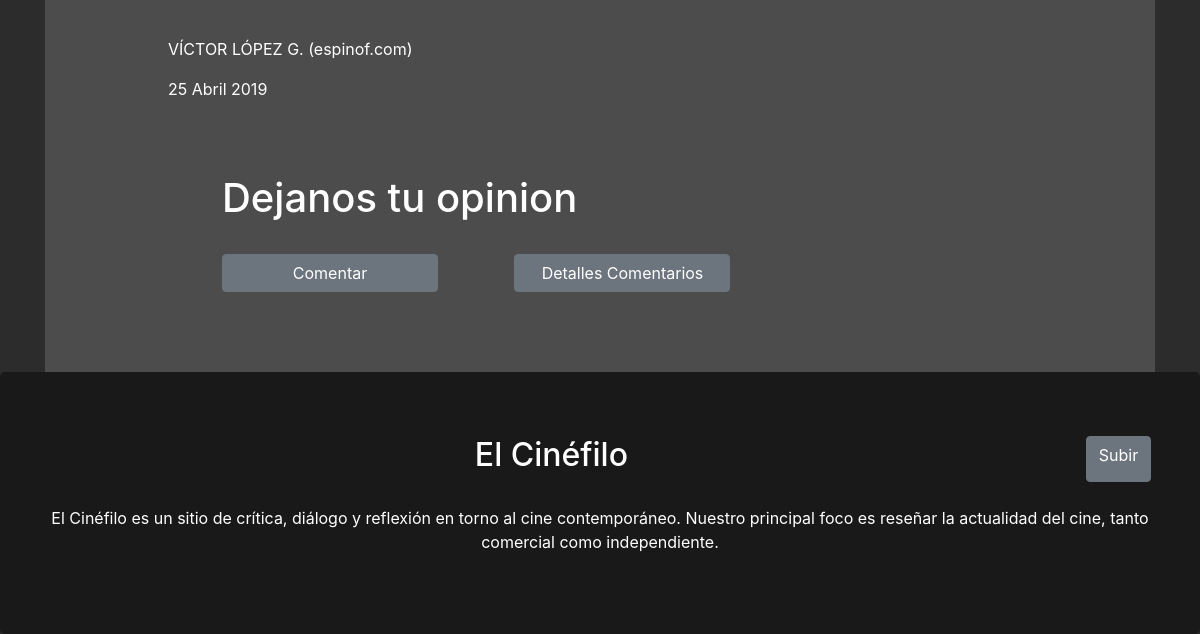
The page /peliculas/endgame/ (lower part) on the database as committed earlier.
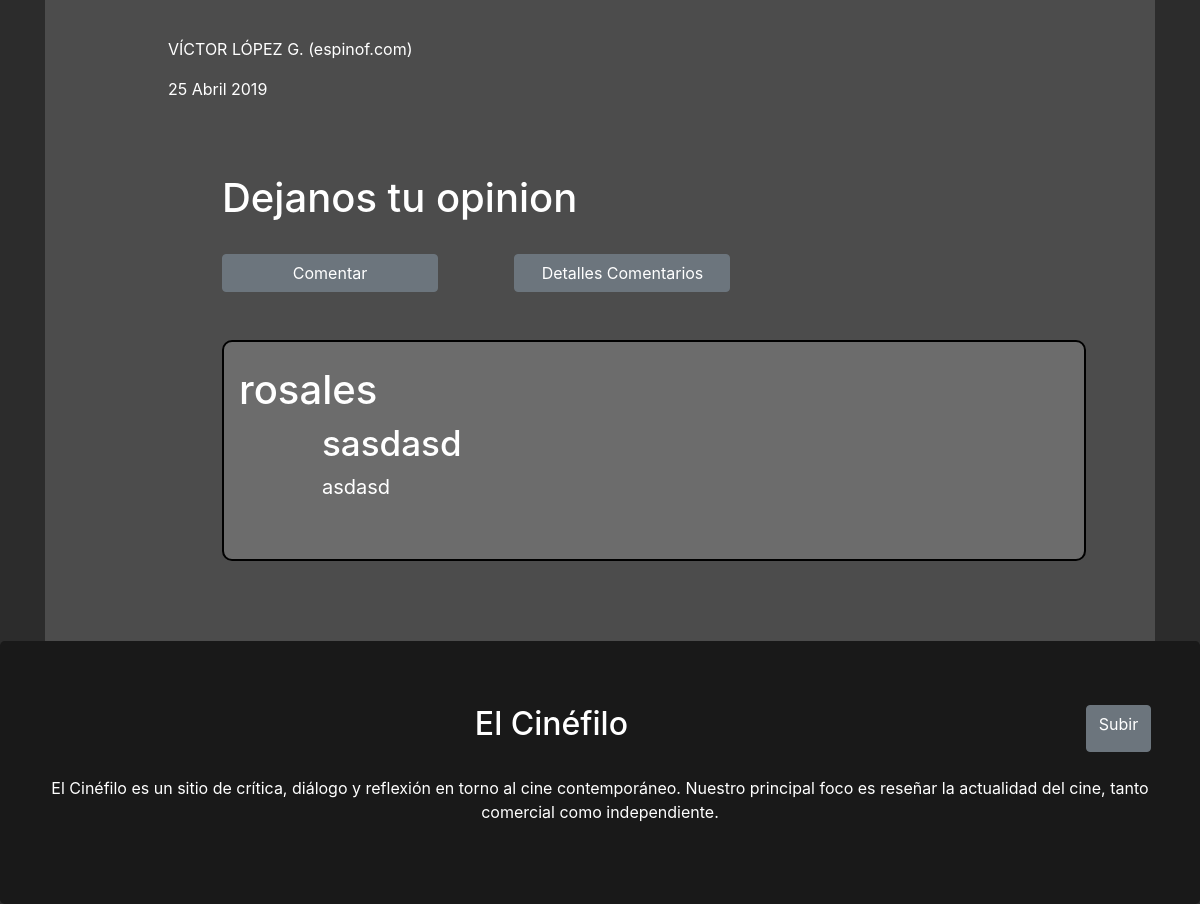
The same page on the database as committed later.
### peliculas/models.py (models this page shows, shortened)
class ComentarioEndgame(models.Model):
    id = models.AutoField(primary_key=True,unique=True)
    descripcion = models.CharField(max_length=50)
    comentario = models.TextField(max_length=1000)
    fecha = models.DateField(null=True, blank=True)
    usuario = models.ForeignKey(User, on_delete = models.CASCADE)
    class Meta:
        ordering = ['fecha']

### peliculas/views.py (the view)
# urls.py: path('endgame/', views.endgame, name='endgame'),
def endgame(request):
    comentario=ComentarioEndgame.objects.all()
    return render(
        request,
        'endgame.html',
        context={'comentario':comentario},
    )

### peliculas/templates/endgame.html (shortened to what this page needs)
{% extends "base_generic.html" %}
{% block content %}
{% load static %}
	<div class="cuerpo container">
			<br>
			<br>
			<br>
			<br>
			<h2 class="titulos">Como cantaban Radiohead, ‘No Surprises’</h2><br>
			<img class="tamaño-imagenes" src="{% static 'img/tony.jpg' %}"><br>
			<br>
			<br>
			<img class="tamaño-imagenes" src="{% static 'img/maquina-guerra.jpg' %}"><br>
			<br>
			<br>
			<h2 class="titulos">El corazón del héroe</h2><br>
			<img class="tamaño-imagenes" src="{% static 'img/capitan.jpg' %}"><br>
			<br>
			<br>
			<br>
			<img class="tamaño-imagenes" src="{% static 'img/rocket.jpg' %}"><br>
			<br>
			<br>
			<h2 class="titulos">El espectáculo superheróico definitivo</h2><br>
			<br>
			<img class="tamaño-imagenes" src="{% static 'img/widow.jpg' %}"><br>
			<br>
			<br>
			<br>
			<h2 class="titulos">Vengadores desunidos</h2><br>
			<iframe class="tamaño-videos" src="https://www.youtube.com/embed/TR7kVzhzN2E" frameborder="0" allow="accelerometer; autoplay; clipboard-write; encrypted-media; gyroscope; picture-in-picture" allowfullscreen></iframe><br>
			<br>
			<br>
			<p class="letra-cuerpo">VÍCTOR LÓPEZ G. (espinof.com)</p>
			<p class="letra-cuerpo">25 Abril 2019</p><br>
			<div class="ubicacion-cuerpo">
			<h1>Dejanos tu opinion</h1><br>
			<a href="{% url 'endgame_create' %}"><input class="col-lg-3 col-md-4 col-sm-4 col-5 btn btn-secondary" type="button" name="registrar" value="Comentar"></a>
			<a href="{% url 'comentarioendgame' %}"><input class="offset-lg-1 col-lg-3 col-md-5 col-sm-5 col-6 btn btn-secondary" type="button" name="registrar" value="Detalles Comentarios"></a><br><br><br>
			{% for com in comentario %}
				<div class="container" style="background-color:#6c6c6c;padding-bottom: 2%; border-style: solid;border-color: #000; border-width: 2px; border-radius: 10px">
					<br>
					<h1>{{com.usuario}}<h1>
					<h4 class="letra-cuerpo" style="font-size: 35px;">{{com.descripcion}}</h4>
					<p class="letra-cuerpo" style="font-size: 20px;">{{com.comentario}}</p><br>
				</div><br><br>
			{% endfor %}
	</div>
	</div>
{% endblock %}

Rows that differ between the two databases and show on the page:
added ComentarioEndgame: usuario "rosales", descripcion "sasdasd", comentario "asdasd"
